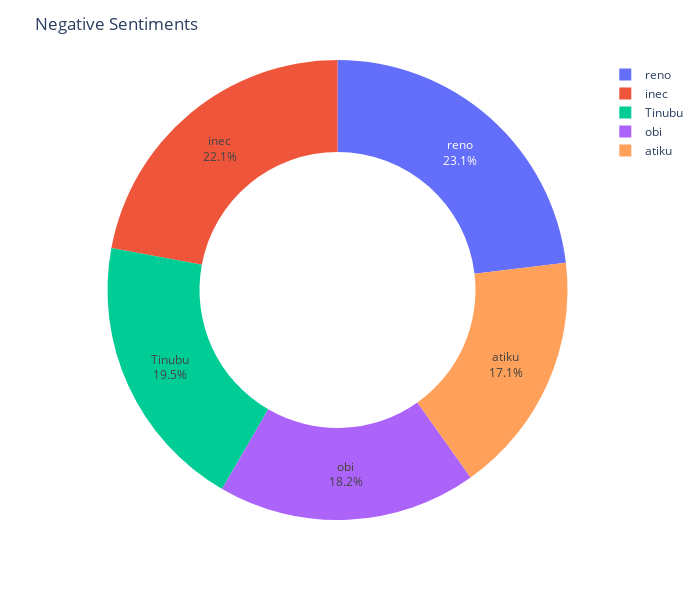

The cell this chart's notebook holds for it:
### Code cell
fig =px.pie(neg_sent,names=neg_sent.index,values=neg_sent.sentiment, hole=.6)
fig.update_traces(textposition='inside', textinfo='percent+label',)
fig.update_layout(autosize=False, width=700, height=600,title = "Negative Sentiments")
fig.show()

### Figure 1 — Plotly figure (JSON) as saved in the notebook; plotly's stock layout.template omitted (floating-point values rounded to 4 significant figures)
{"data": [{"domain": {"x": [0, 1], "y": [0, 1]}, "hole": 0.6, "hovertemplate": "name=%{label}<br>sentiment=%{value}<extra></extra>", "labels": ["Tinubu", "atiku", "inec", "obi", "reno"], "legendgroup": "", "name": "", "showlegend": true, "textinfo": "percent+label", "textposition": "inside", "type": "pie", "values": [7730, 6745, 8732, 7196, 9140]}], "layout": {"autosize": false, "height": 600, "legend": {"tracegroupgap": 0}, "margin": {"t": 60}, "title": {"text": "Negative Sentiments"}, "width": 700}}
